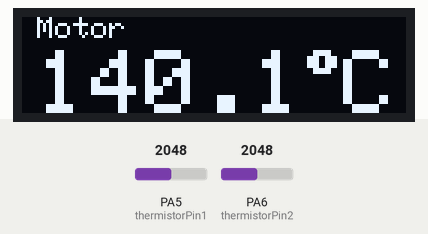
This sketch was run on a simulated STM32 Blue Pill. On the bench: 128×32 one-colour display. The inputs (shaded band) are chosen by the test bench; at power-on: PA5 (thermistorPin1) = 2048, PA6 (thermistorPin2) = 2048.

Above: at 2.6 s.
2.7 s: PA5 (thermistorPin1) set to 2866
At 5.3 s:
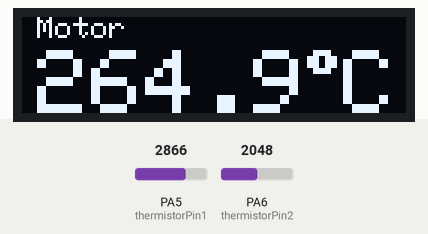
5.6 s: PA5 (thermistorPin1) set to 4095
At 7.0 s:
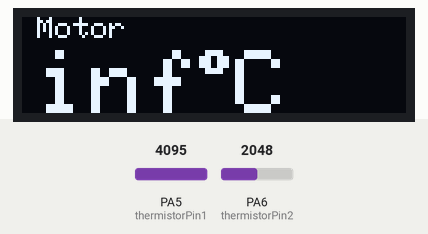
7.6 s: PA5 (thermistorPin1) set to 0
At 8.6 s:
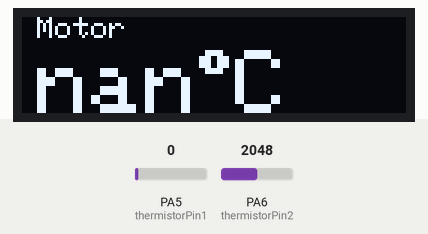
9.6 s: PA6 (thermistorPin2) set to 2866
At 12.5 s:
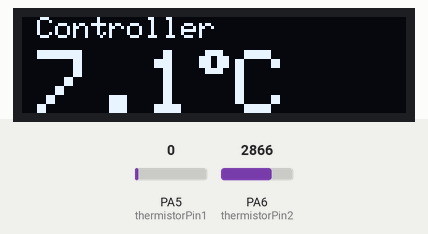
12.6 s: PA6 (thermistorPin2) set to 3603
At 14.7 s:
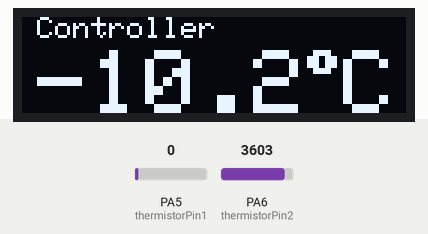
15.6 s: PA6 (thermistorPin2) set to 4095
At 17.5 s:
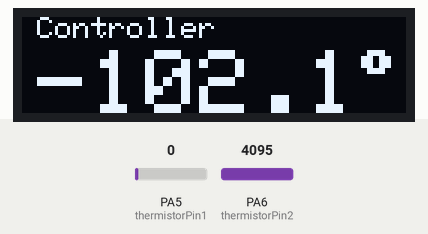
Timing chart, 0 to 19.0 s (numbered marks = the images above; inputs shaded):
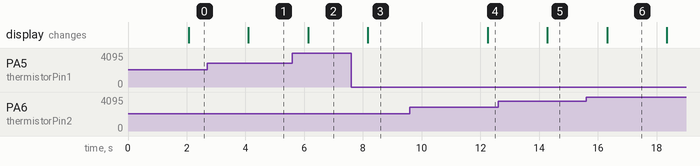

Measured:
- after the input at 2.7 s, the display: changes after 1.4 s (image 1)
- after the input at 5.6 s, the display: changes after 0.54 s (image 2)
- after the input at 7.6 s, the display: changes after 0.57 s (image 3)
- after the input at 9.6 s, the display: changes after 2.6 s (image 4)
- after the input at 12.6 s, the display: changes after 1.7 s (image 5)
- after the input at 15.6 s, the display: changes after 0.71 s (image 6)

The sketch:

kty81.ino
```cpp
#include <Wire.h>
#include <Adafruit_GFX.h>
#include <Adafruit_SSD1306_STM32.h>

#define OLED_RESET 4
Adafruit_SSD1306 display(OLED_RESET);


// resistor value of voltage divider in ohm
float resistor = 2155;
float resistor1 = 10000;
#define BCOEFFICIENT 3950
#define THERMISTORNOMINAL 10000
#define TEMPERATURENOMINAL 25
uint8_t thermistorPin1 = 5;
uint8_t thermistorPin2 = 6;
uint8_t disp = 0;
uint8_t counter = 0;


void setup() {
    Serial1.begin(115200);
    pinMode(thermistorPin1, INPUT_ANALOG);
    pinMode(thermistorPin2, INPUT_ANALOG);

    display.begin(SSD1306_SWITCHCAPVCC, 0x3C);  // initialize with the I2C addr 0x3C (for the 128x32)


}

void loop() {

float sum1 = 0, sum2 = 0;
uint8_t samples = 100;


for(int i = 0; i < samples; i++){
    sum1 += kty(thermistorPin1);
    sum2 += thermistor(thermistorPin2);
    delay(20);
}

// Clear the buffer.
  display.clearDisplay();


  // text display tests

  display.setTextColor(WHITE);


  if(disp == 0 && counter++ < 5){
     display.setCursor(5,0);
  display.setTextSize(1);
  display.print("Motor");

  display.setCursor(5,11);
  display.setTextSize(3);
    display.print(sum1/samples,1);
  }
  if(disp == 1 && counter++ < 5){
     display.setCursor(5,0);
  display.setTextSize(1);
  display.print("Controller");

  display.setCursor(5,11);
  display.setTextSize(3);
    display.print(sum2/samples,1);
  }

  if(counter >= 5){
    counter = 0;
    disp++;
  }

  if(disp>1)
    disp = 0;

  display.setTextSize(2);
  display.print((char)247);
    display.setTextSize(3);
  display.println("C");
  display.display();


    Serial1.print("Temperature1: ");
    Serial1.println(sum1/samples,1);
    Serial1.print("Temperature2: ");
    Serial1.println(sum2/samples,1);
    Serial1.println("\n");

}


float kty(unsigned int port){

    float tempmedie = 0;
    float sumatemp;
    float temp = analogRead(port);
    float ukty = 5 * temp / 4095.0 ;
    float a = 0.00001874*1000;
    float b = 0.007884*1000;
    float c = 1000 - resistor * ukty / (5 - ukty);
    float delta = b * b - 4 * a * c;
    float delta1 = sqrt (delta);
    float x2 =(-b + delta1)/(2 * a);
    float temp1 = x2 + 25 ;
    return temp1;
}

float thermistor(unsigned int port){


    float reading;

    reading = analogRead(port);

    // convert the value to resistance
    reading = (4095 / reading)  - 1;     // (1023/ADC - 1)
    reading = resistor1 / reading;  // 10K / (1023/ADC - 1)
    float steinhart;
    steinhart = reading / THERMISTORNOMINAL;     // (R/Ro)
    steinhart = log(steinhart);                  // ln(R/Ro)
    steinhart /= BCOEFFICIENT;                   // 1/B * ln(R/Ro)
    steinhart += 1.0 / (TEMPERATURENOMINAL + 273.15); // + (1/To)
    steinhart = 1.0 / steinhart;                 // Invert
    steinhart -= 273.15;
    return steinhart;

}
```
